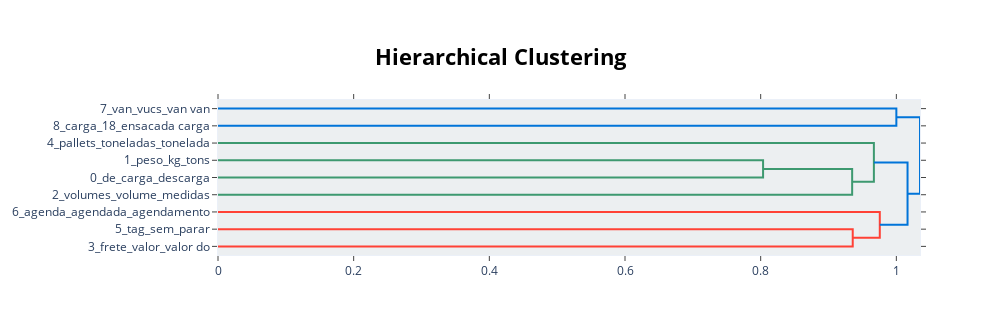

Notebook cell for this chart:
### Markdown cell above
#### Vizualiando as conexões entre os tópicos

### Code cell
topic_model.visualize_hierarchy(top_n_topics=20)

### Figure 1 — Plotly figure (JSON) as saved in the notebook; plotly's stock layout.template omitted (floating-point values rounded to 4 significant figures)
{"data": [{"hoverinfo": "text", "marker": {"color": "rgb(0,116,217)"}, "mode": "lines", "type": "scatter", "x": [0, 1, 1, 0], "xaxis": "x", "y": [-5, -5, -15, -15], "yaxis": "y"}, {"hoverinfo": "text", "marker": {"color": "rgb(61,153,112)"}, "mode": "lines", "type": "scatter", "x": [0, 0.8035, 0.8035, 0], "xaxis": "x", "y": [-35, -35, -45, -45], "yaxis": "y"}, {"hoverinfo": "text", "marker": {"color": "rgb(61,153,112)"}, "mode": "lines", "type": "scatter", "x": [0.8035, 0.9348, 0.9348, 0], "xaxis": "x", "y": [-40, -40, -55, -55], "yaxis": "y"}, {"hoverinfo": "text", "marker": {"color": "rgb(61,153,112)"}, "mode": "lines", "type": "scatter", "x": [0, 0.9669, 0.9669, 0.9348], "xaxis": "x", "y": [-25, -25, -47.5, -47.5], "yaxis": "y"}, {"hoverinfo": "text", "marker": {"color": "rgb(255,65,54)"}, "mode": "lines", "type": "scatter", "x": [0, 0.9357, 0.9357, 0], "xaxis": "x", "y": [-75, -75, -85, -85], "yaxis": "y"}, {"hoverinfo": "text", "marker": {"color": "rgb(255,65,54)"}, "mode": "lines", "type": "scatter", "x": [0, 0.9756, 0.9756, 0.9357], "xaxis": "x", "y": [-65, -65, -80, -80], "yaxis": "y"}, {"hoverinfo": "text", "marker": {"color": "rgb(0,116,217)"}, "mode": "lines", "type": "scatter", "x": [0.9669, 1.016, 1.016, 0.9756], "xaxis": "x", "y": [-36.25, -36.25, -72.5, -72.5], "yaxis": "y"}, {"hoverinfo": "text", "marker": {"color": "rgb(0,116,217)"}, "mode": "lines", "type": "scatter", "x": [1, 1.035, 1.035, 1.016], "xaxis": "x", "y": [-10, -10, -54.38, -54.38], "yaxis": "y"}], "layout": {"autosize": false, "height": 335, "hoverlabel": {"bgcolor": "white", "font": {"family": "Rockwell", "size": 16}}, "hovermode": "closest", "plot_bgcolor": "#ECEFF1", "showlegend": false, "title": {"font": {"color": "Black", "size": 22}, "text": "<b>Hierarchical Clustering</b>", "x": 0.5, "xanchor": "center", "yanchor": "top"}, "width": 1000, "xaxis": {"autorange": true, "mirror": "allticks", "range": [0, 1.035], "rangemode": "tozero", "showgrid": false, "showline": true, "showticklabels": true, "ticks": "outside", "type": "linear", "zeroline": false}, "yaxis": {"mirror": "allticks", "range": [-90, 0], "rangemode": "tozero", "showgrid": false, "showline": true, "showticklabels": true, "tickmode": "array", "ticks": "outside", "ticktext": ["7_van_vucs_van van", "8_carga_18_ensacada carga", "4_pallets_toneladas_tonelada", "1_peso_kg_tons", "0_de_carga_descarga", "2_volumes_volume_medidas", "6_agenda_agendada_agendamento", "5_tag_sem_parar", "3_frete_valor_valor do"], "tickvals": [-5, -15, -25, -35, -45, -55, -65, -75, -85], "type": "linear", "zeroline": false}}}
